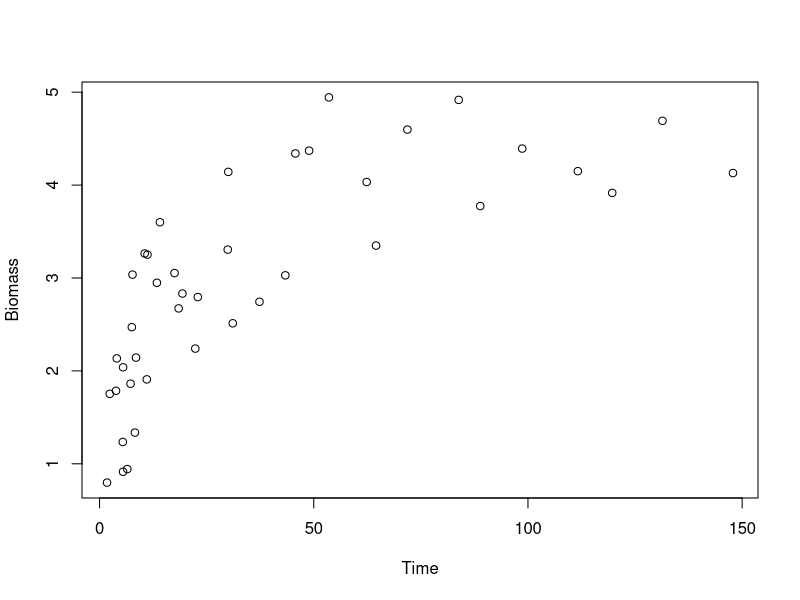
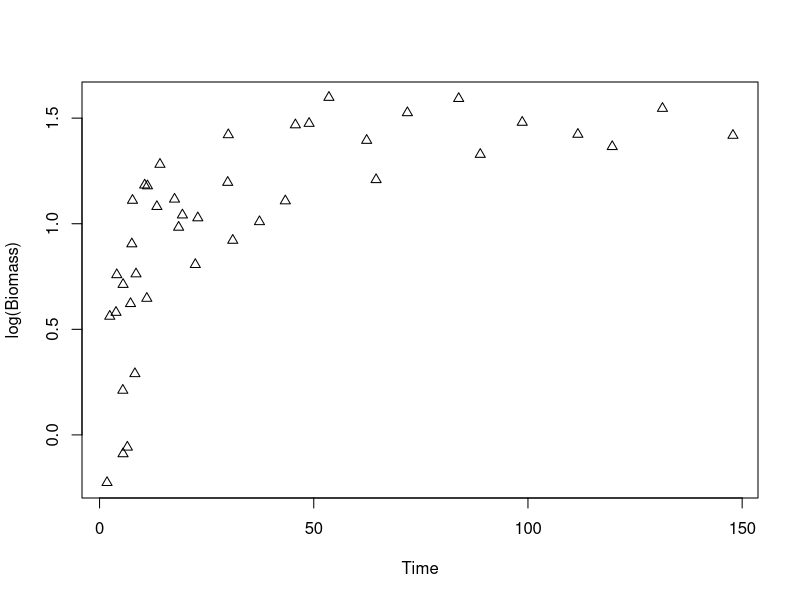
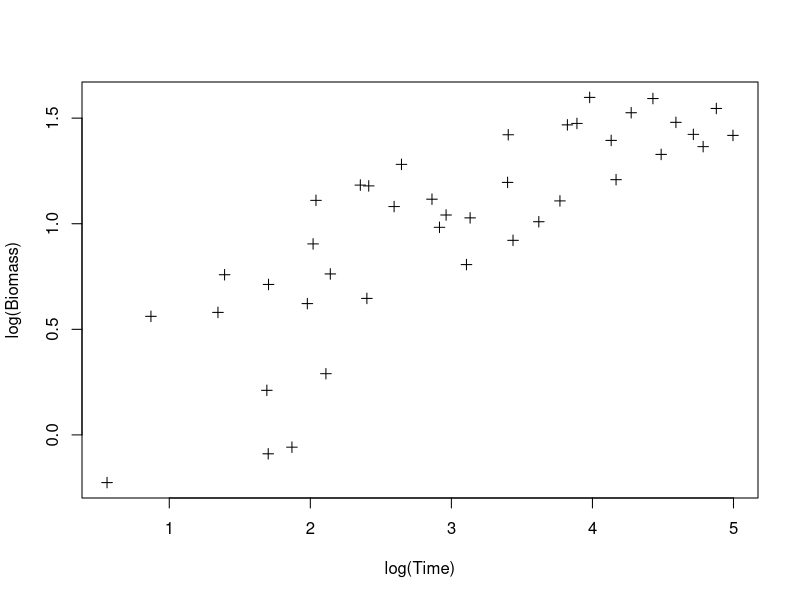
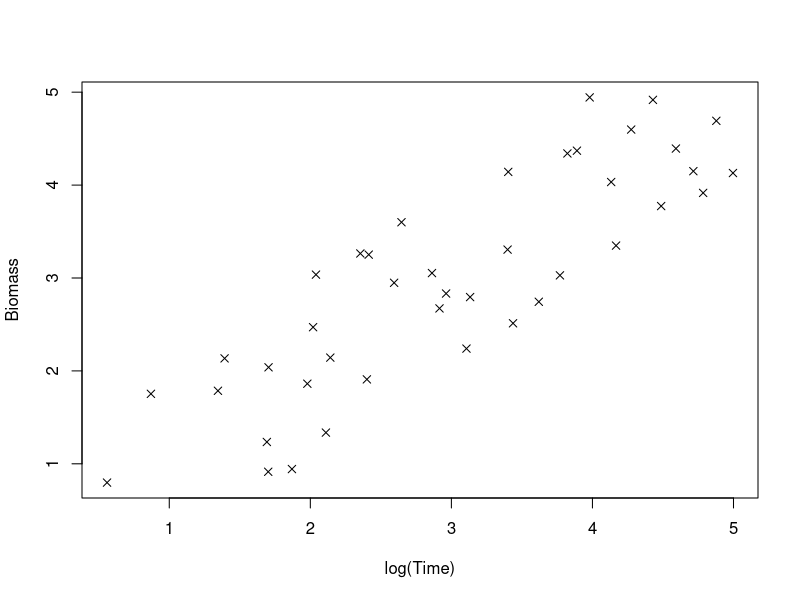
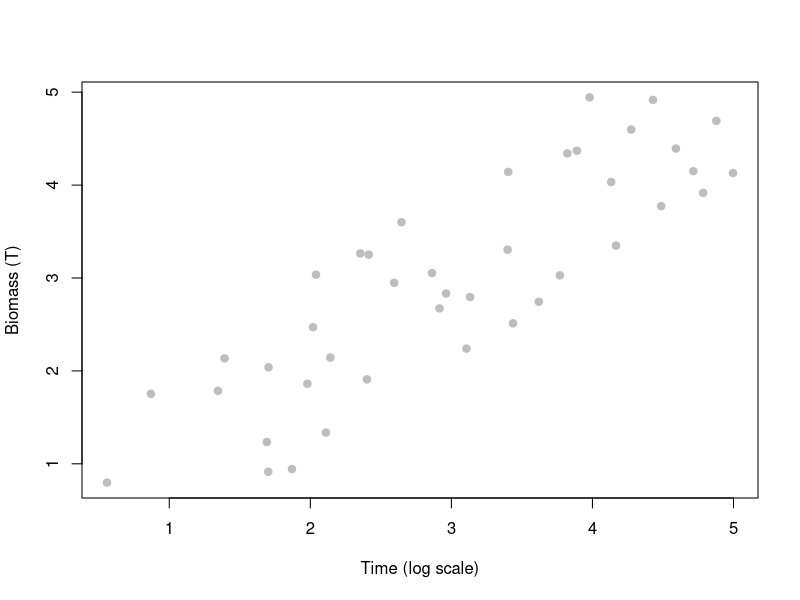
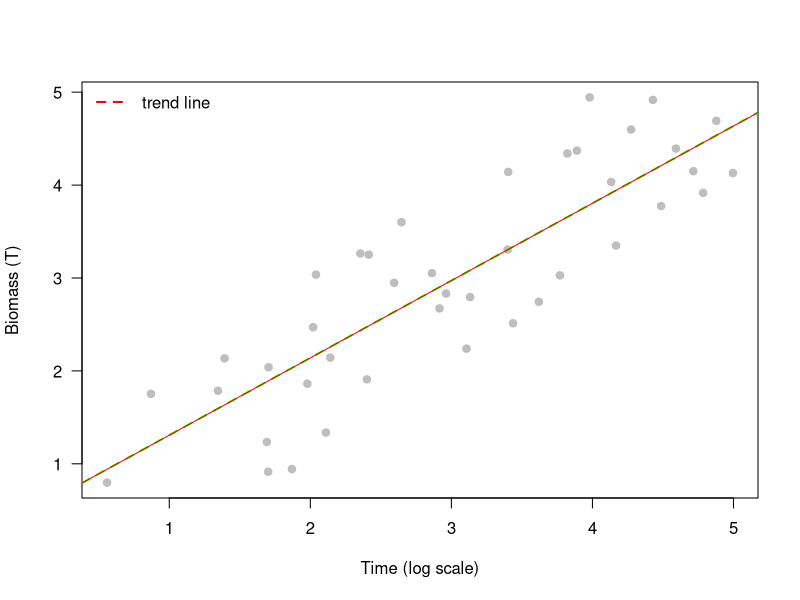
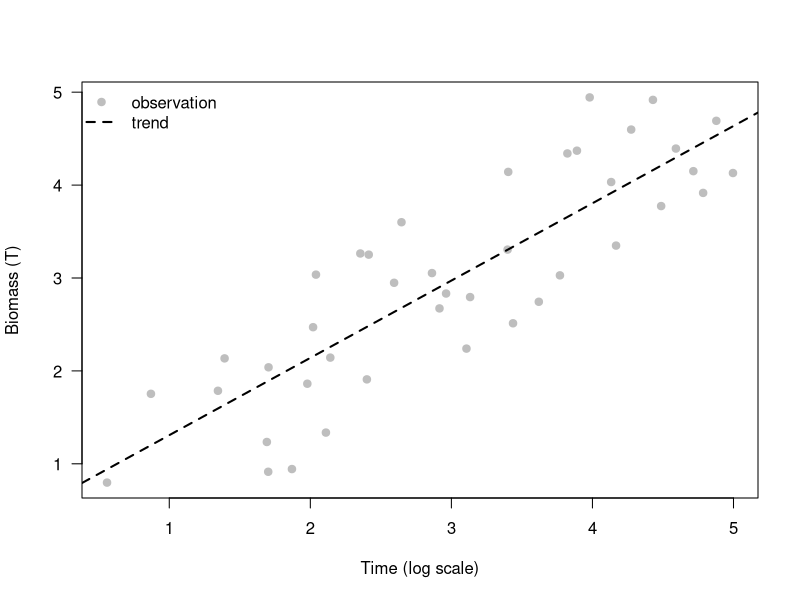
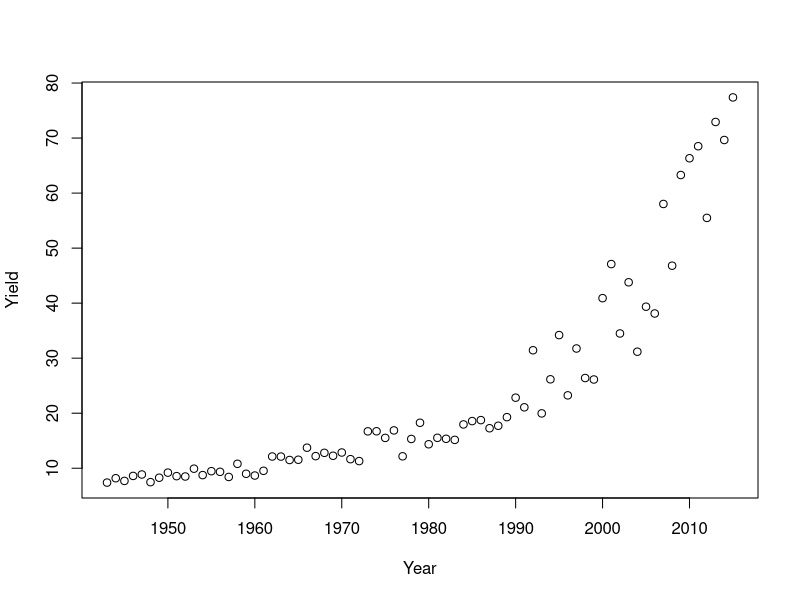

R code for these plots, in order:
## ---- chunk 1
b.mass <- read.csv("datas/Biomassgrowthdata.csv") 
head(b.mass)
summary(b.mass)
str(b.mass)
## ---- chunk 2

plot(Biomass~Time, pch= 1,data = b.mass) # does not look linear

plot(log(Biomass)~Time, pch=2,data = b.mass) # does not look linear

plot(log(Biomass)~log(Time), pch=3,data = b.mass) # plausible, but not great

plot(Biomass~log(Time), pch=4,data = b.mass) # The best option, i think...
## ---- chunk 3
plot(Biomass~log(Time), 
     pch = 19,
     col = "grey",
     ylab = "Biomass (T)",
     xlab = "Time (log scale)",
     data = b.mass)

## ---- chunk 4
lm.1 <- lm(Biomass~log(Time), data = b.mass)
#  The above script line says fit a trend line to the data in the object 'b.mass'
#  where the y-values (Biomass) are on the original scale and the x-axis values
#  (Time) are on a log scale.
#  As we are fitting a line R knows to add the intercept term automatically
#  Then once the model has been fitted save the results to the object lm.1
#  So lm.! has the details we are interested in.
coef(lm.1) #Biomass = a + b × log(Time)

## ---- chunk 5
plot(Biomass~log(Time), 
     las =1,   #  this is the line that i have added. It indicates that all the numbers on the coordinate axes are displayed horizontally, which is relatively easy to read
     pch = 19,
     col = "grey",
     ylab = "Biomass (T)",
     xlab = "Time (log scale)",
     data = b.mass)
abline(a =0.4764123, b = 0.8319737, lty=2, lwd=2, col = "green")
abline(lm.1, lty =1, col ="red")
legend("topleft", legend="trend line", lty=2, lwd=2, col ="red", bty="n")
## ---- chunk 6
plot(Biomass~log(Time), 
     pch = 19,
     col = "grey",
     ylab = "Biomass (T)",
     xlab = "Time (log scale)",
     las = 1,
     data = b.mass)
abline(lm.1, lty=2, lwd=2, col = "black")

legend("topleft", legend=c("observation","trend"), lty=c(NA,2), pch =c(19,NA), 
       lwd=c(NA,2), col =c("grey","black"), bty="n")
## ---- chunk 7
Y.data <- read.csv("datas/Yieldchangedata.csv")
head(Y.data)
str(Y.data)
summary(Y.data)
## ---- chunk 8
plot(Yield~Year, data = Y.data)  #  not linear
plot(log(Yield)~Year, data = Y.data)  #  looks approx. linear
plot(Yield~log(Year), data = Y.data)  #  not liner
plot(log(Yield)~log(Year), data = Y.data)  #  also approx. linear
## ---- chunk 9
plot(log(Yield)~Year, 
     ylab = "Yield (log scale)",
     xlab = "", # to suppress the xlab,
     data = Y.data) 
legend("topleft", legend = "observations", pch =1, bty ="n")
lm2 <- lm(log(Yield)~Year, data = Y.data)
coef(lm2)
## ---- chunk 10
plot(log(Yield)~Year, 
     ylab = "Yield (log scale)",
     xlab = "", # to suppress the xlab,
     data = Y.data)  

abline(lm2, lty =1, lwd=1, col ="grey")

legend("topleft", legend=c("observation","trend"), lty=c(NA,1), pch =c(1,NA), 
       lwd=c(NA,1), col =c("black","grey"), bty="n")
## ---- chunk 11
diversity <- read.csv("datas/distanceanddiversity.csv")
head(diversity)
str(diversity)
summary(diversity)
## ---- chunk 12
plot(diversity~altitude, data = diversity)  # not linear
plot(log(diversity)~altitude, data = diversity)  # not great
plot(diversity~log(altitude), data = diversity)  # not linear
plot(log(diversity)~log(altitude), data = diversity)  # closest to a line, so we go with this option
## ---- chunk 13
lm3 <- lm(log(diversity)~log(altitude), data = diversity)
coef(lm3)

plot(log(diversity)~log(altitude), data = diversity, type = "p", pch=19, col ="grey",
     ylab = "Diversity Index (log scale)", 
     xlab ="Altitude above sea level (log scale)", 
     main ="Relationship between diversity and altitude",
     xlim = c(4,5),
     ylim = c(-4.1,0),
     font.main=4,
     las=1)
abline(lm3)
legend("bottomleft", legend=c("trend","observation"), lty=c(1,NA), pch =c(NA,19), 
       lwd=c(1,NA), col =c("black","grey"), bty="n")
## ---- chunk 14
PCBM<-read.csv("datas/polychlorinated biphenyl.csv")
str(PCBM)
## ---- chunk 15
plot(PCB~Age,data = PCBM)
plot(log(PCB)~Age,data = PCBM)
plot(PCB~log(Age),data = PCBM)
plot(log(PCB)~log(Age),data = PCBM)
## ---- chunk 16
lm4<-lm(log(PCB)~log(Age), data=PCBM)
coef(lm4)

plot(log(PCB) ~ log(Age),
     data = PCBM,
     pch = 19,
     col = "grey",
     las = 1,
     xlab = "Age of fish (log scale)",
     ylab = "PCB concentration (log ppm)")

abline(lm4, lty = 2, lwd = 2, col = "red")

legend("topleft",
       legend = "Trend line",
       lty = 2,
       lwd = 2,
       col = "red",
       bty = "n")

## ---- chunk 17
# Poplar branch weight and tree diameter

# 1. Read in the data
poplar <- read.csv("datas/poplar.csv")

# Examine the data
head(poplar)
str(poplar)
summary(poplar)

# 2. Try different transformations
plot(weight ~ diameter, data = poplar)
plot(log(weight) ~ diameter, data = poplar)
plot(weight ~ log(diameter), data = poplar)
plot(log(weight) ~ log(diameter), data = poplar)
poplar.lm <- lm(log(weight) ~ log(diameter), data = poplar)
## ---- chunk 18
plot(log(weight) ~ log(diameter),
     data = poplar,
     pch = 19,
     col = "grey",
     las = 1,
     xlab = "Tree diameter (log cm)",
     ylab = "Branch dry weight (log kg)",
     main = "Relationship between branch dry weight and tree diameter")

poplar.lm <- lm(log(weight) ~ log(diameter), data = poplar)

abline(poplar.lm,
       lty = 2,
       lwd = 2,
       col = "red")

legend("topleft",
       legend = "Trend line",
       lty = 2,
       lwd = 2,
       col = "red",
       bty = "n")
